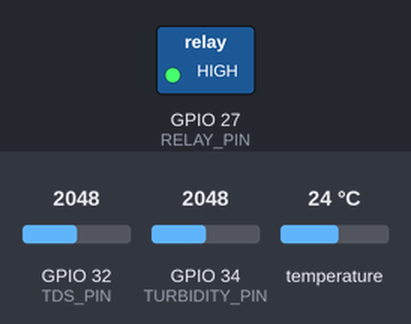
A sketch run on a simulated ESP32. Parts: switched loads named in the sketch (green lamp = pin HIGH). Inputs (shaded band) come from the test bench; at power-on: GPIO 32 (TDS_PIN) = 2048, GPIO 34 (TURBIDITY_PIN) = 2048, temperature 24 °C (analog values on the 0–4095 scale). WiFi joins after 1.5 s; servers stay silent unless stated; uploads are accepted with an empty reply; what the sketch prints to the serial monitor is not drawn.

Above: at 0.1 s.
At 2.8 s:
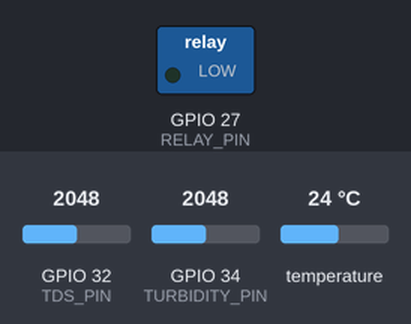
Timing chart, 0 to 4.3 s (numbered marks = the images above):
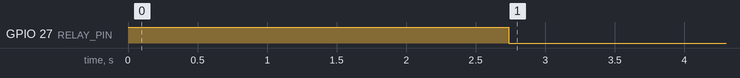

The sketch:

monitoring.ino
```cpp
#include <WiFi.h>
#include <HTTPClient.h>
#include <WiFiClientSecure.h>
#include <OneWire.h>
#include <DallasTemperature.h>

// ======================
// WIFI HOTSPOT HP
// ======================
const char* ssid = "yaja";
const char* password = "aaaaaaaa";

// ======================
// SERVER DATABASE
// ======================
// Jika pakai Ngrok:
String serverName = "http://192.168.211.6/kolam_ikan/kirim.php";

// Jika pakai IP laptop lokal, gunakan contoh ini:
// String serverName = "http://10.238.139.196/kolam_ikan/kirim.php";

// ======================
// KONFIGURASI PIN
// ======================
#define RELAY_PIN 27
#define TURBIDITY_PIN 34
#define TDS_PIN 32
#define ONE_WIRE_BUS 4

// ======================
// KALIBRASI TURBIDITY
// Air bersih = 4095
// Air kotor  = 3324 - 3530
// ======================
int batasKeruhON  = 500;
int batasKeruhOFF = 1500;

// ======================
// KALIBRASI TDS
// ======================
int batasTDS_OFF = 200;      // TDS <= 200 ppm = NORMAL, pompa OFF
int batasTDS_ON = 300;       // TDS >= 300 ppm = SEDANG, pompa ON
int batasTDSTinggi = 500;    // TDS >= 500 ppm = TINGGI, pompa ON

// ======================
// RELAY ACTIVE LOW
// LOW  = Pompa ON
// HIGH = Pompa OFF
// ======================
#define POMPA_ON  LOW
#define POMPA_OFF HIGH

bool pompaNyala = false;

// ======================
// SENSOR SUHU
// ======================
OneWire oneWire(ONE_WIRE_BUS);
DallasTemperature sensors(&oneWire);

// ======================
// FUNGSI BACA ANALOG STABIL
// ======================
int bacaAnalogStabil(int pin) {
  for (int i = 0; i < 5; i++) {
    analogRead(pin);
    delay(5);
  }

  long total = 0;

  for (int i = 0; i < 20; i++) {
    total += analogRead(pin);
    delay(10);
  }

  return total / 20;
}

void setup() {
  Serial.begin(115200);

  pinMode(RELAY_PIN, OUTPUT);
  digitalWrite(RELAY_PIN, POMPA_OFF);

  sensors.begin();

  analogReadResolution(12);
  analogSetAttenuation(ADC_11db);

  WiFi.begin(ssid, password);

  Serial.print("Menghubungkan ke WiFi");
  while (WiFi.status() != WL_CONNECTED) {
    delay(500);
    Serial.print(".");
  }

  Serial.println();
  Serial.println("WiFi Terhubung");
  Serial.print("IP ESP32: ");
  Serial.println(WiFi.localIP());

  Serial.println("Sistem Monitoring dan Filtrasi Air Aktif");
}

void loop() {
  // ======================
  // BACA SUHU
  // ======================
  sensors.requestTemperatures();
  float suhuC = sensors.getTempCByIndex(0);

  // ======================
  // BACA TURBIDITY
  // ======================
  int turbidity = bacaAnalogStabil(TURBIDITY_PIN);

  // ======================
  // BACA TDS
  // ======================
  int nilaiTDSAnalog = bacaAnalogStabil(TDS_PIN);
  float teganganTDS = nilaiTDSAnalog * (3.3 / 4095.0);

  float tdsValue = (133.42 * teganganTDS * teganganTDS * teganganTDS
                  - 255.86 * teganganTDS * teganganTDS
                  + 857.39 * teganganTDS) * 0.5;

  if (tdsValue < 0) {
    tdsValue = 0;
  }

  // ======================
  // VALIDASI TDS
  // Jika analog mentok 4095, dianggap tidak valid
  // ======================
  bool tdsValid = true;

  if (nilaiTDSAnalog >= 4090) {
    tdsValid = false;
    tdsValue = 0;
  }

  // ======================
  // STATUS AIR
  // ======================
  String statusAir;

  if (turbidity <= batasKeruhON) {
    statusAir = "KERUH";
  }
  else if (turbidity >= batasKeruhOFF) {
    statusAir = "JERNIH";
  }
  else {
    statusAir = "SEDANG";
  }

  // ======================
  // STATUS TDS
  // <= 200  = NORMAL
  // 201-499 = SEDANG
  // >= 500  = TINGGI
  // ======================
  String statusTDS;

  if (!tdsValid) {
    statusTDS = "TIDAK_VALID";
  }
  else if (tdsValue <= batasTDS_OFF) {
    statusTDS = "NORMAL";
  }
  else if (tdsValue < batasTDSTinggi) {
    statusTDS = "SEDANG";
  }
  else {
    statusTDS = "TINGGI";
  }

  // ======================
  // LOGIKA POMPA ON
  // Pompa ON jika air keruh ATAU TDS >= 300 ppm
  // ======================
  if ((turbidity <= batasKeruhON || (tdsValid && tdsValue >= batasTDS_ON)) && !pompaNyala) {
    Serial.println("Status: AIR KERUH / TDS SEDANG-TINGGI -> Pompa ON");

    digitalWrite(RELAY_PIN, POMPA_ON);
    pompaNyala = true;

    delay(10000);
  }

  // ======================
  // LOGIKA POMPA OFF
  // Pompa OFF jika air jernih DAN TDS <= 200 ppm
  // ======================
  if ((turbidity >= batasKeruhOFF && (!tdsValid || tdsValue <= batasTDS_OFF)) && pompaNyala) {
    Serial.println("Status: AIR JERNIH DAN TDS NORMAL -> Pompa OFF");

    digitalWrite(RELAY_PIN, POMPA_OFF);
    pompaNyala = false;
  }

  String statusPompa = pompaNyala ? "ON" : "OFF";

  // ======================
  // SERIAL MONITOR
  // ======================
  Serial.print("Suhu: ");

  if (suhuC == -127.00) {
    Serial.print("Sensor suhu tidak terbaca");
  } else {
    Serial.print(suhuC);
    Serial.print(" C");
  }

  Serial.print(" | Turbidity: ");
  Serial.print(turbidity);

  Serial.print(" | TDS: ");
  Serial.print(tdsValue);
  Serial.print(" ppm");

  Serial.print(" | Analog TDS: ");
  Serial.print(nilaiTDSAnalog);

  Serial.print(" | Tegangan TDS: ");
  Serial.print(teganganTDS);
  Serial.print(" V");

  Serial.print(" | Status Air: ");
  Serial.print(statusAir);

  Serial.print(" | Status TDS: ");
  Serial.print(statusTDS);

  Serial.print(" | Pompa: ");
  Serial.println(statusPompa);

  // ======================
  // KIRIM DATA KE DATABASE
  // ======================
  if (WiFi.status() == WL_CONNECTED) {
    HTTPClient http;

    String url = serverName;
    url += "?suhu=" + String(suhuC);
    url += "&turbidity=" + String(turbidity);
    url += "&tds=" + String(tdsValue);
    url += "&status_air=" + statusAir;
    url += "&status_tds=" + statusTDS;
    url += "&status_pompa=" + statusPompa;


    int httpResponseCode;

    if (url.startsWith("https://")) {
      WiFiClientSecure client;
      client.setInsecure();
      http.begin(client, url);
      httpResponseCode = http.GET();
    } else {
      http.begin(url);
      httpResponseCode = http.GET();
    }

    Serial.print("HTTP Response code: ");
    Serial.println(httpResponseCode);

    String payload = http.getString();
    Serial.println(payload);

    http.end();
  } else {
    Serial.println("WiFi terputus");
  }

  Serial.println("--------------------------");

  delay(3000);
}
```

Measured:
- by itself, GPIO 27 (RELAY_PIN): HIGH → LOW at 2.7 s
